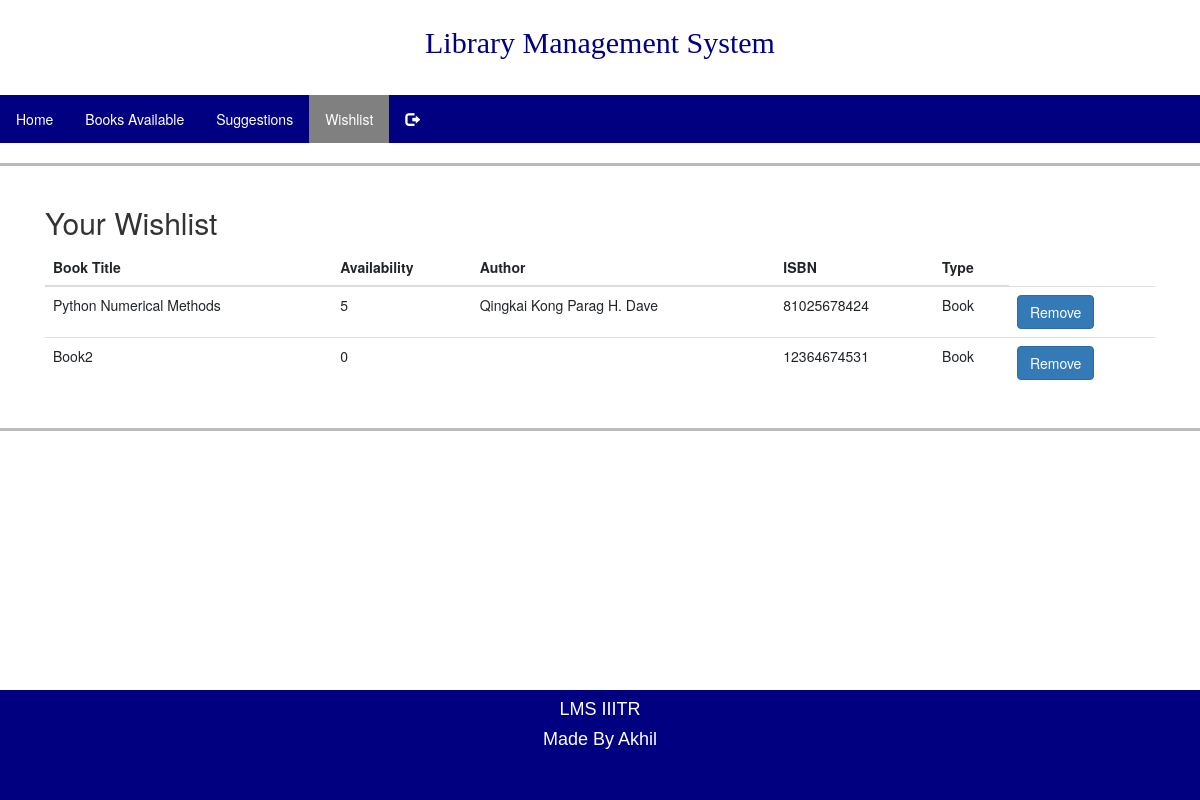
The page /book/wishlist/ (signed in) on the database its author committed.
### oauth_app/models.py (models this page shows, shortened)
class Book(models.Model):
    BOOK_CHOICES = (
        ('Book', 'Book'),
        ('Journal', 'Journal'),
        ('Thesis', 'Thesis'),
    )
    title = models.CharField(max_length=200)
    Type = models.CharField(max_length=50,choices=BOOK_CHOICES,default='Book')
    category = models.CharField(max_length=50,blank=True)
    price = models.PositiveIntegerField()
    availability = models.PositiveIntegerField()
    ISBN = models.CharField(max_length=50,default="NULL",verbose_name='ISBN/ISSN')
    image = models.URLField(max_length=1000,default = '')
    student = models.ManyToManyField(Profile,through='IssueBook',related_name='books')
    categoryaddr = models.ManyToManyField(Category,related_name="categories",verbose_name='Categories')
    authoraddr = models.ManyToManyField(Author,related_name="authors",verbose_name='Authors')
    students_interested = models.ManyToManyField(Profile,related_name="interest",blank=True)

class Author(models.Model):
    author = models.CharField(max_length=200)
    def __str__(self):
        return str(self.author)

### oauth_app/views.py (the view)
# urls.py: path("book/wishlist/", views.see_wishlist,name='see_wishlist'),
@login_required
@never_cache
def see_wishlist(request):
    Profile_Id = Profile.objects.get(user = request.user)
    Wishlist = Profile_Id.interest.all()
    for book in Wishlist:
        book.AuthorName = book.authoraddr.all()
    return render(request,'oauth_app/wishlist.html',{'wishlist':Wishlist,'Profile':Profile_Id})

### oauth_app/templates/oauth_app/wishlist.html (shortened to what this page needs)
{% load static %}
<!DOCTYPE html>
<html>
    <head>
  <link rel="stylesheet" type = 'text/css' href="{% static 'oauth_app/bookstyle.css' %}" />
  <link rel="stylesheet" href="https://cdnjs.cloudflare.com/ajax/libs/font-awesome/4.7.0/css/font-awesome.min.css">
  <link rel="stylesheet" href="https://stackpath.bootstrapcdn.com/bootstrap/4.4.1/css/bootstrap.min.css">
  <link rel="stylesheet" href="https://maxcdn.bootstrapcdn.com/bootstrap/3.4.1/css/bootstrap.min.css">
    </head>
    <body>
      <div class ="d-flex flex-column min-vh-100" >
        <div class="'flex-fill">
        <div class="navbar ">
            <div><h2 class="titlecolor sizing">Library Management System</h2></div>
        </div>
          <ul>
            <li><a  href="{% url 'books:homepage' %}">Home</a></li>
            <li><a href="{% url 'books:avail_books'%}">Books Available</a></li>
            <li><a href="{% url 'books:Suggestionfunc'%}">Suggestions</a></li>
            <li><a class="active" href="{% url 'books:see_wishlist' %}">Wishlist</a></li>
            <li> <a href="/logout"  style=" background-color:navy">
              <span class="glyphicon glyphicon-log-out"></span>
            </a></li>
          </ul>
        <hr class="solid">
        <div class = "container">
            <h2>Your Wishlist</h2>
            {% if wishlist %}
            <table class="table table-hover">
            <thead>
                <tr>
                  <th>Book Title</th>
                  <th>Availability</th>
                  <th>Author</th>
                  <th>ISBN</th>
                  <th>Type</th>
                </tr>
            </thead>
            <tbody>
        {% for Books in wishlist %}
         <form action="{%url 'books:remove-book-wl' Books.pk %}" method="POST">
            <tr>
            <td> {{Books.title}}</td>
            <td>{{Books.availability}}</td>
            <td>{% for author in Books.AuthorName %}
                {{author}}
                {% endfor %}</td>
            <td>{{Books.ISBN}}</td>
            <td>{{Books.Type}}</td>
             <td><input type= "submit" class="btn btn-primary" value="Remove"></td>
             </form>
        {% endfor %}
    </tbody>
    </table>
    {% else  %}
    <div style="text-align: center;font-weight: bold;color: black;">
      <h3>No Items in wishlist</h3>
      </div>
      {% endif %}
    </div>
    <hr class="solid">
  </div>
    <div class="footer  mt-auto">
      <h4 class="center">LMS IIITR </h4>
      <h4 class="center">Made By Akhil </h4>
      <br>
      <br>
      </div>
    </div>
    </body>
</html>

### oauth_app/static/oauth_app/bookstyle.css (style rules this page uses)
.navbar { padding: 0.5rem; background-color: white; display: flex; justify-content: space-evenly; align-items: center; overflow: hidden; }
.titlecolor { color: navy; font-size: 3rem; font-family: bold; }
.footer { background-color: navy; color: white; text-align: center; }
ul { list-style-type: none; margin: 0; padding: 0; overflow: hidden; background-color: navy; }
li { float: left; }
li a { display: block; color: white; text-align: center; padding: 14px 16px; text-decoration: none; }
.active { background-color: grey; }
.center { text-align: center; font-family: Arial, Helvetica, sans-serif; font-size: bold; }
hr.solid { border-top: 3px solid #bbb; }

### rows shown on the page
Book: title "Python Numerical Methods", availability "5", ISBN "81025678424", Type "Book"
Author: author "Qingkai Kong"
Author: author "Parag H. Dave"
Book: title "Book2", availability "0", ISBN "12364674531", Type "Book"
